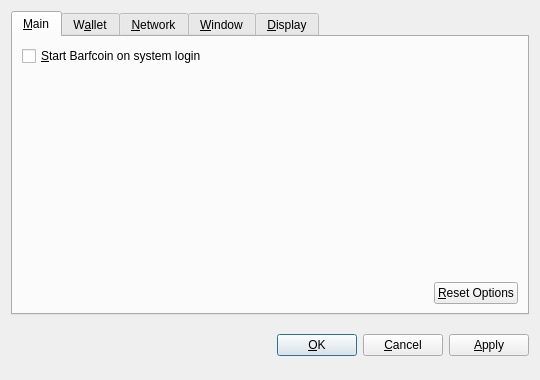
<?xml version="1.0" encoding="UTF-8"?>
<ui version="4.0">
 <class>OptionsDialog</class>
 <widget class="QDialog" name="OptionsDialog">
  <property name="geometry">
   <rect>
    <x>0</x>
    <y>0</y>
    <width>540</width>
    <height>380</height>
   </rect>
  </property>
  <property name="windowTitle">
   <string>Options</string>
  </property>
  <property name="modal">
   <bool>true</bool>
  </property>
  <layout class="QVBoxLayout" name="verticalLayout">
   <item>
    <widget class="QTabWidget" name="tabWidget">
     <property name="tabPosition">
      <enum>QTabWidget::North</enum>
     </property>
     <property name="currentIndex">
      <number>0</number>
     </property>
     <widget class="QWidget" name="tabMain">
      <attribute name="title">
       <string>&amp;Main</string>
      </attribute>
      <layout class="QVBoxLayout" name="verticalLayout_Main">
       <item>
        <widget class="QCheckBox" name="bitcoinAtStartup">
         <property name="toolTip">
          <string>Automatically start Barfcoin after logging in to the system.</string>
         </property>
         <property name="text">
          <string>&amp;Start Barfcoin on system login</string>
         </property>
        </widget>
       </item>
       <item>
        <spacer name="verticalSpacer_Main">
         <property name="orientation">
          <enum>Qt::Vertical</enum>
         </property>
         <property name="sizeHint" stdset="0">
          <size>
           <width>20</width>
           <height>40</height>
          </size>
         </property>
        </spacer>
       </item>
       <item>
        <layout class="QHBoxLayout" name="horizontalLayout_2_Main">
         <item>
          <spacer name="horizontalSpacer_2_Main">
           <property name="orientation">
            <enum>Qt::Horizontal</enum>
           </property>
           <property name="sizeHint" stdset="0">
            <size>
             <width>40</width>
             <height>20</height>
            </size>
           </property>
          </spacer>
         </item>
         <item>
          <widget class="QPushButton" name="resetButton">
           <property name="toolTip">
            <string>Reset all client options to default.</string>
           </property>
           <property name="text">
            <string>&amp;Reset Options</string>
           </property>
           <property name="autoDefault">
            <bool>false</bool>
           </property>
          </widget>
         </item>
        </layout>
       </item>
      </layout>
     </widget>
     <widget class="QWidget" name="tabWallet">
      <attribute name="title">
       <string>W&amp;allet</string>
      </attribute>
      <layout class="QVBoxLayout" name="verticalLayout_Network">
       <item>
        <widget class="QLabel" name="transactionFeeInfoLabel">
         <property name="text">
          <string>Optional transaction fee per kB that helps make sure your transactions are processed quickly. Most transactions are 1 kB.</string>
         </property>
         <property name="textFormat">
          <enum>Qt::PlainText</enum>
         </property>
         <property name="wordWrap">
          <bool>true</bool>
         </property>
        </widget>
       </item>
       <item>
        <layout class="QHBoxLayout" name="horizontalLayout_1_Main">
         <item>
          <widget class="QLabel" name="transactionFeeLabel">
           <property name="text">
            <string>Pay transaction &amp;fee</string>
           </property>
           <property name="textFormat">
            <enum>Qt::PlainText</enum>
           </property>
           <property name="buddy">
            <cstring>transactionFee</cstring>
           </property>
          </widget>
         </item>
         <item>
          <widget class="BitcoinAmountField" name="transactionFee"/>
         </item>
         <item>
          <spacer name="horizontalSpacer_1_Main">
           <property name="orientation">
            <enum>Qt::Horizontal</enum>
           </property>
           <property name="sizeHint" stdset="0">
            <size>
             <width>40</width>
             <height>20</height>
            </size>
           </property>
          </spacer>
         </item>
        </layout>
       </item>
       <item>
        <widget class="QLabel" name="label">
         <property name="text">
          <string>If you disable the spending of unconfirmed change, the change from a transaction cannot be used until that transaction has at least one confirmation. This also affects how your balance is computed.</string>
         </property>
         <property name="wordWrap">
          <bool>true</bool>
         </property>
        </widget>
       </item>
       <item>
        <widget class="QCheckBox" name="spendZeroConfChange">
         <property name="text">
          <string>Spend unconfirmed change  (experts only)</string>
         </property>
        </widget>
       </item>
       <item>
        <spacer name="verticalSpacer">
         <property name="orientation">
          <enum>Qt::Vertical</enum>
         </property>
         <property name="sizeHint" stdset="0">
          <size>
           <width>20</width>
           <height>40</height>
          </size>
         </property>
        </spacer>
       </item>
      </layout>
     </widget>
     <widget class="QWidget" name="tabNetwork">
      <attribute name="title">
       <string>&amp;Network</string>
      </attribute>
      <layout class="QVBoxLayout" name="verticalLayout_Network">
       <item>
        <widget class="QCheckBox" name="mapPortUpnp">
         <property name="toolTip">
          <string>Automatically open the Barfcoin client port on the router. This only works when your router supports UPnP and it is enabled.</string>
         </property>
         <property name="text">
          <string>Map port using &amp;UPnP</string>
         </property>
        </widget>
       </item>
       <item>
        <widget class="QCheckBox" name="connectSocks">
         <property name="toolTip">
          <string>Connect to the Barfcoin network through a SOCKS proxy (e.g. when connecting through Tor).</string>
         </property>
         <property name="text">
          <string>&amp;Connect through SOCKS proxy:</string>
         </property>
        </widget>
       </item>
       <item>
        <layout class="QHBoxLayout" name="horizontalLayout_Network">
         <item>
          <widget class="QLabel" name="proxyIpLabel">
           <property name="text">
            <string>Proxy &amp;IP:</string>
           </property>
           <property name="textFormat">
            <enum>Qt::PlainText</enum>
           </property>
           <property name="buddy">
            <cstring>proxyIp</cstring>
           </property>
          </widget>
         </item>
         <item>
          <widget class="QValidatedLineEdit" name="proxyIp">
           <property name="maximumSize">
            <size>
             <width>140</width>
             <height>16777215</height>
            </size>
           </property>
           <property name="toolTip">
            <string>IP address of the proxy (e.g. 127.0.0.1)</string>
           </property>
          </widget>
         </item>
         <item>
          <widget class="QLabel" name="proxyPortLabel">
           <property name="text">
            <string>&amp;Port:</string>
           </property>
           <property name="textFormat">
            <enum>Qt::PlainText</enum>
           </property>
           <property name="buddy">
            <cstring>proxyPort</cstring>
           </property>
          </widget>
         </item>
         <item>
          <widget class="QLineEdit" name="proxyPort">
           <property name="maximumSize">
            <size>
             <width>55</width>
             <height>16777215</height>
            </size>
           </property>
           <property name="toolTip">
            <string>Port of the proxy (e.g. 9050)</string>
           </property>
          </widget>
         </item>
         <item>
          <widget class="QLabel" name="socksVersionLabel">
           <property name="text">
            <string>SOCKS &amp;Version:</string>
           </property>
           <property name="textFormat">
            <enum>Qt::PlainText</enum>
           </property>
           <property name="buddy">
            <cstring>socksVersion</cstring>
           </property>
          </widget>
         </item>
         <item>
          <widget class="QValueComboBox" name="socksVersion">
           <property name="toolTip">
            <string>SOCKS version of the proxy (e.g. 5)</string>
           </property>
          </widget>
         </item>
         <item>
          <spacer name="horizontalSpacer_Network">
           <property name="orientation">
            <enum>Qt::Horizontal</enum>
           </property>
           <property name="sizeHint" stdset="0">
            <size>
             <width>40</width>
             <height>20</height>
            </size>
           </property>
          </spacer>
         </item>
        </layout>
       </item>
       <item>
        <spacer name="verticalSpacer_Network">
         <property name="orientation">
          <enum>Qt::Vertical</enum>
         </property>
         <property name="sizeHint" stdset="0">
          <size>
           <width>20</width>
           <height>40</height>
          </size>
         </property>
        </spacer>
       </item>
      </layout>
     </widget>
     <widget class="QWidget" name="tabWindow">
      <attribute name="title">
       <string>&amp;Window</string>
      </attribute>
      <layout class="QVBoxLayout" name="verticalLayout_Window">
       <item>
        <widget class="QCheckBox" name="minimizeToTray">
         <property name="toolTip">
          <string>Show only a tray icon after minimizing the window.</string>
         </property>
         <property name="text">
          <string>&amp;Minimize to the tray instead of the taskbar</string>
         </property>
        </widget>
       </item>
       <item>
        <widget class="QCheckBox" name="minimizeOnClose">
         <property name="toolTip">
          <string>Minimize instead of exit the application when the window is closed. When this option is enabled, the application will be closed only after selecting Quit in the menu.</string>
         </property>
         <property name="text">
          <string>M&amp;inimize on close</string>
         </property>
        </widget>
       </item>
       <item>
        <spacer name="verticalSpacer_Window">
         <property name="orientation">
          <enum>Qt::Vertical</enum>
         </property>
         <property name="sizeHint" stdset="0">
          <size>
           <width>20</width>
           <height>40</height>
          </size>
         </property>
        </spacer>
       </item>
      </layout>
     </widget>
     <widget class="QWidget" name="tabDisplay">
      <attribute name="title">
       <string>&amp;Display</string>
      </attribute>
      <layout class="QVBoxLayout" name="verticalLayout_Display">
       <item>
        <layout class="QHBoxLayout" name="horizontalLayout_1_Display">
         <item>
          <widget class="QLabel" name="langLabel">
           <property name="text">
            <string>User Interface &amp;language:</string>
           </property>
           <property name="textFormat">
            <enum>Qt::PlainText</enum>
           </property>
           <property name="buddy">
            <cstring>lang</cstring>
           </property>
          </widget>
         </item>
         <item>
          <widget class="QValueComboBox" name="lang">
           <property name="toolTip">
            <string>The user interface language can be set here. This setting will take effect after restarting Barfcoin.</string>
           </property>
          </widget>
         </item>
        </layout>
       </item>
       <item>
        <layout class="QHBoxLayout" name="horizontalLayout_2_Display">
         <item>
          <widget class="QLabel" name="unitLabel">
           <property name="text">
            <string>&amp;Unit to show amounts in:</string>
           </property>
           <property name="textFormat">
            <enum>Qt::PlainText</enum>
           </property>
           <property name="buddy">
            <cstring>unit</cstring>
           </property>
          </widget>
         </item>
         <item>
          <widget class="QValueComboBox" name="unit">
           <property name="toolTip">
            <string>Choose the default subdivision unit to show in the interface and when sending coins.</string>
           </property>
          </widget>
         </item>
        </layout>
       </item>
       <item>
        <widget class="QCheckBox" name="displayAddresses">
         <property name="toolTip">
          <string>Whether to show Barfcoin addresses in the transaction list or not.</string>
         </property>
         <property name="text">
          <string>&amp;Display addresses in transaction list</string>
         </property>
        </widget>
       </item>
       <item>
        <widget class="QCheckBox" name="coinControlFeatures">
         <property name="toolTip">
          <string>Whether to show coin control features or not.</string>
         </property>
         <property name="text">
          <string>Display coin &amp;control features (experts only!)</string>
         </property>
        </widget>
       </item>
       <item>
        <spacer name="verticalSpacer_Display">
         <property name="orientation">
          <enum>Qt::Vertical</enum>
         </property>
         <property name="sizeHint" stdset="0">
          <size>
           <width>20</width>
           <height>40</height>
          </size>
         </property>
        </spacer>
       </item>
      </layout>
     </widget>
    </widget>
   </item>
   <item>
    <layout class="QHBoxLayout" name="horizontalLayout_Buttons">
     <item>
      <spacer name="horizontalSpacer_1">
       <property name="orientation">
        <enum>Qt::Horizontal</enum>
       </property>
       <property name="sizeHint" stdset="0">
        <size>
         <width>40</width>
         <height>48</height>
        </size>
       </property>
      </spacer>
     </item>
     <item>
      <widget class="QLabel" name="statusLabel">
       <property name="font">
        <font>
         <weight>75</weight>
         <bold>true</bold>
        </font>
       </property>
       <property name="text">
        <string/>
       </property>
       <property name="textFormat">
        <enum>Qt::PlainText</enum>
       </property>
       <property name="wordWrap">
        <bool>true</bool>
       </property>
      </widget>
     </item>
     <item>
      <spacer name="horizontalSpacer_2">
       <property name="orientation">
        <enum>Qt::Horizontal</enum>
       </property>
       <property name="sizeHint" stdset="0">
        <size>
         <width>40</width>
         <height>48</height>
        </size>
       </property>
      </spacer>
     </item>
     <item>
      <widget class="QPushButton" name="okButton">
       <property name="text">
        <string>&amp;OK</string>
       </property>
      </widget>
     </item>
     <item>
      <widget class="QPushButton" name="cancelButton">
       <property name="text">
        <string>&amp;Cancel</string>
       </property>
       <property name="autoDefault">
        <bool>false</bool>
       </property>
      </widget>
     </item>
     <item>
      <widget class="QPushButton" name="applyButton">
       <property name="text">
        <string>&amp;Apply</string>
       </property>
       <property name="autoDefault">
        <bool>false</bool>
       </property>
      </widget>
     </item>
    </layout>
   </item>
  </layout>
 </widget>
 <customwidgets>
  <customwidget>
   <class>BitcoinAmountField</class>
   <extends>QSpinBox</extends>
   <header>bitcoinamountfield.h</header>
  </customwidget>
  <customwidget>
   <class>QValueComboBox</class>
   <extends>QComboBox</extends>
   <header>qvaluecombobox.h</header>
  </customwidget>
  <customwidget>
   <class>QValidatedLineEdit</class>
   <extends>QLineEdit</extends>
   <header>qvalidatedlineedit.h</header>
  </customwidget>
 </customwidgets>
 <resources/>
 <connections/>
</ui>
